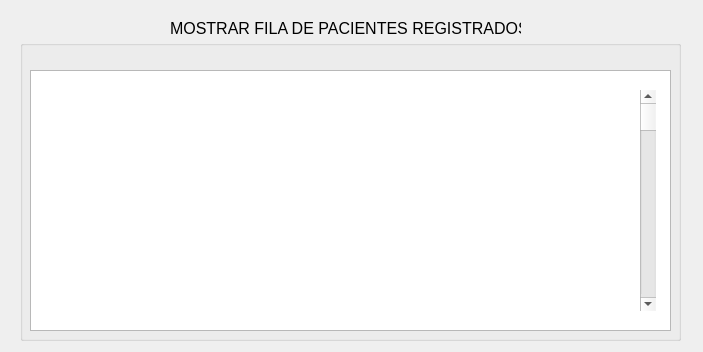
<?xml version="1.0" encoding="UTF-8"?>
<ui version="4.0">
 <class>mostrarFilaPacientesGUI</class>
 <widget class="QDialog" name="mostrarFilaPacientesGUI">
  <property name="geometry">
   <rect>
    <x>0</x>
    <y>0</y>
    <width>703</width>
    <height>352</height>
   </rect>
  </property>
  <property name="windowTitle">
   <string>Mostrar Fila de Pacientes Registrados</string>
  </property>
  <widget class="QLabel" name="label">
   <property name="geometry">
    <rect>
     <x>170</x>
     <y>20</y>
     <width>351</width>
     <height>16</height>
    </rect>
   </property>
   <property name="font">
    <font>
     <pointsize>12</pointsize>
    </font>
   </property>
   <property name="text">
    <string>MOSTRAR FILA DE PACIENTES REGISTRADOS</string>
   </property>
  </widget>
  <widget class="QGroupBox" name="groupBox">
   <property name="geometry">
    <rect>
     <x>20</x>
     <y>40</y>
     <width>661</width>
     <height>301</height>
    </rect>
   </property>
   <property name="title">
    <string/>
   </property>
   <widget class="QColumnView" name="columnView">
    <property name="geometry">
     <rect>
      <x>10</x>
      <y>30</y>
      <width>641</width>
      <height>261</height>
     </rect>
    </property>
   </widget>
   <widget class="QScrollBar" name="verticalScrollBar">
    <property name="geometry">
     <rect>
      <x>620</x>
      <y>50</y>
      <width>16</width>
      <height>221</height>
     </rect>
    </property>
    <property name="orientation">
     <enum>Qt::Vertical</enum>
    </property>
   </widget>
  </widget>
 </widget>
 <resources/>
 <connections/>
</ui>
